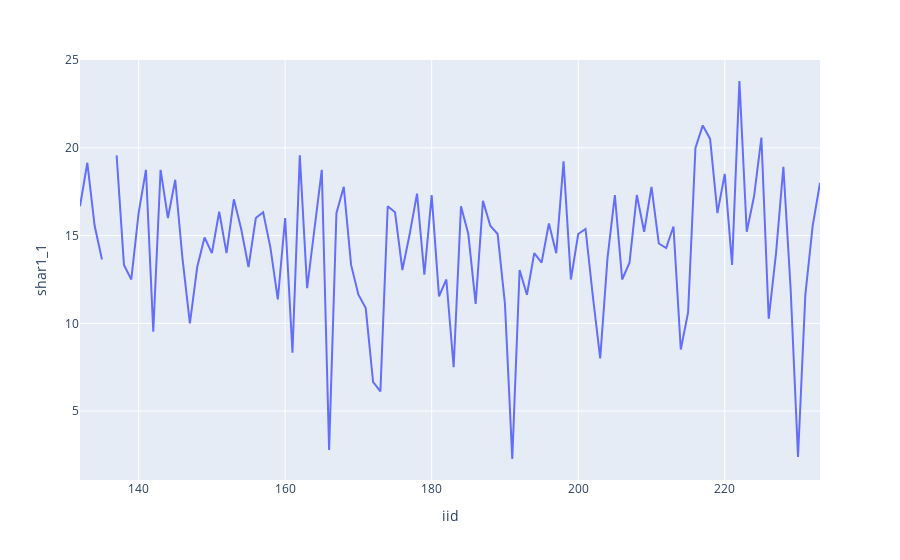

The notebook cell saved with this chart:
### Code cell
fig = px.line(test, x="iid", y="shar1_1")
fig.show()
